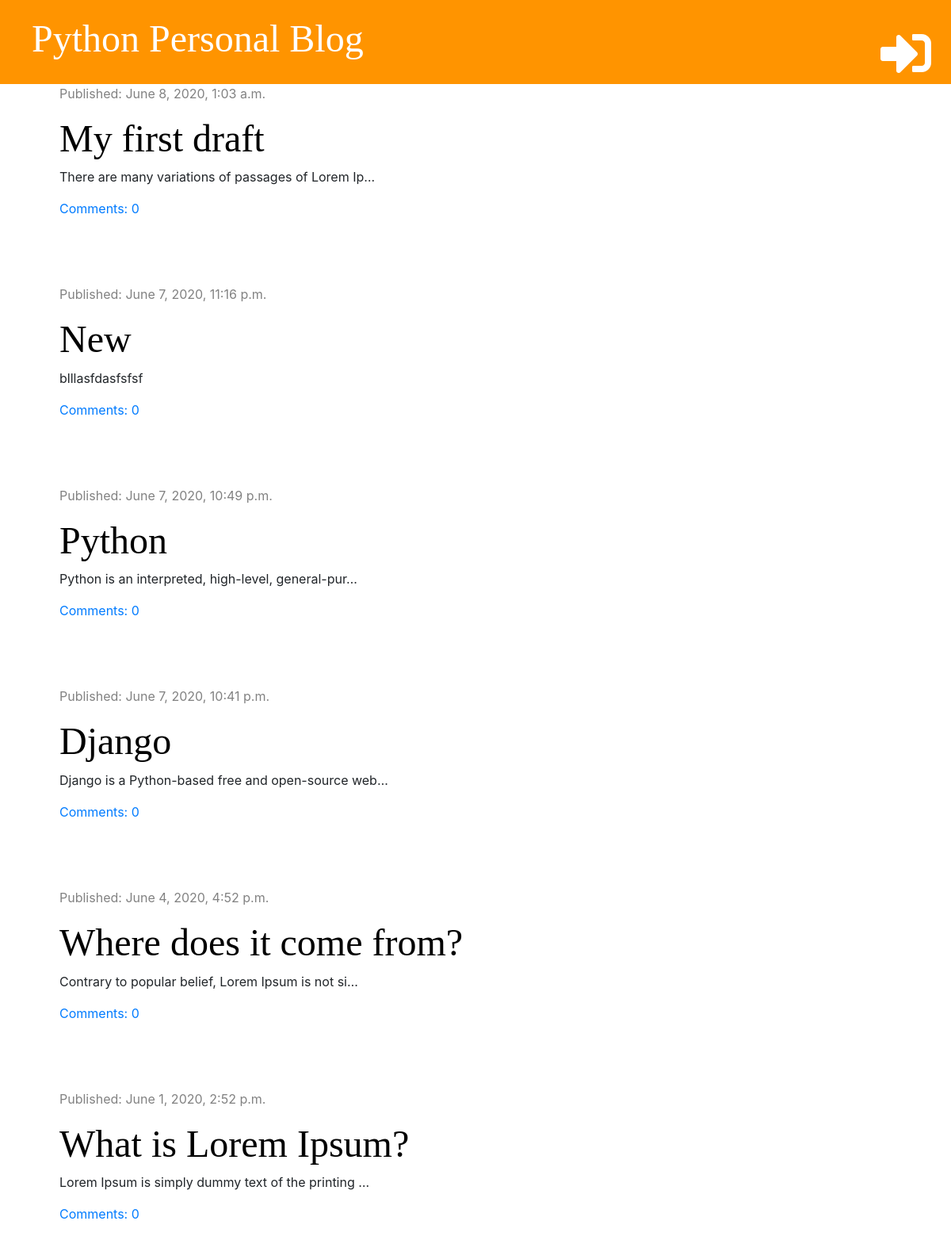
Before: / with the older database file.
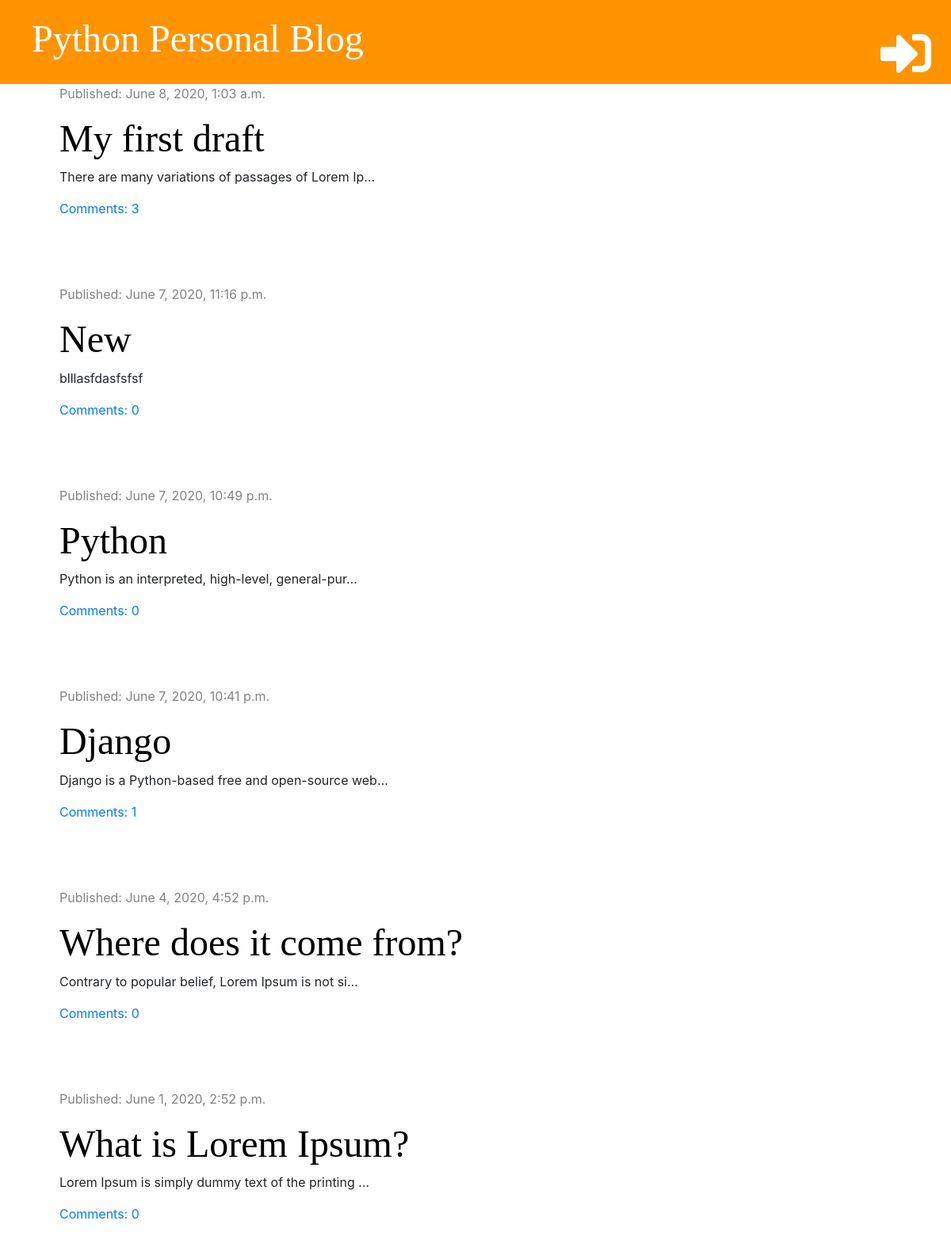
After: the same page with the newer database file.
### blog/models.py (models this page shows, shortened)
class Post(models.Model):
    author = models.ForeignKey('auth.User', on_delete=models.CASCADE)
    title = models.CharField(max_length=200)
    text = models.TextField()
    create_date = models.DateTimeField(default=timezone.now)
    published_date = models.DateTimeField(blank=True, null=True)
    def approved_comments(self):
        return self.comments.filter(approved=True)

### blog/views.py (the view)
# urls.py: path('', views.post_list, name='post_list'),
def post_list(request):
    posts = Post.objects.filter(published_date__lte=timezone.now()).order_by('-published_date')
    return render(request, 'blog/post_list.html', {'posts': posts})

### blog/templates/blog/post_list.html (shortened to what this page needs)
{% extends 'blog/base.html' %}
{% block content %}
{% for post in posts %}
<div class="post">
  <div class="date">
    <p>Published: {{post.published_date}}</p>
  </div>
  <h1>
    <a href="{% url 'post_detail' pk=post.pk %}">{{post.title}}</a>
  </h1>
  <p>
    {{post.text | truncatechars:50 | linebreaksbr}}
  </p>
  <a href="{% url 'post_detail' pk=post.pk %}">Comments: {{post.approved_comments.count}}</a>
</div>
<br />
{% endfor %}
{% endblock %}

Changed rows visible on the page:
changed Post "My first draft": approved_comments.count "0" → "3"
computed for Post "Django": approved_comments.count "0" → "1"
